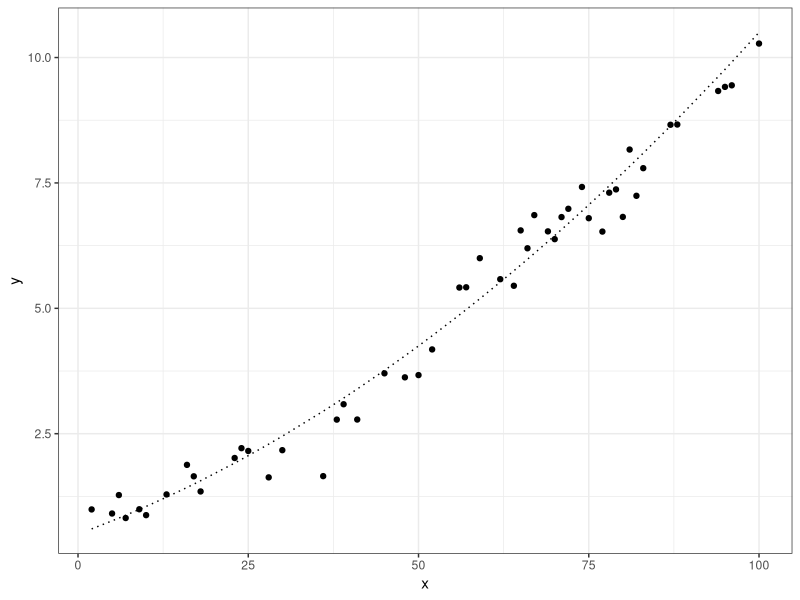
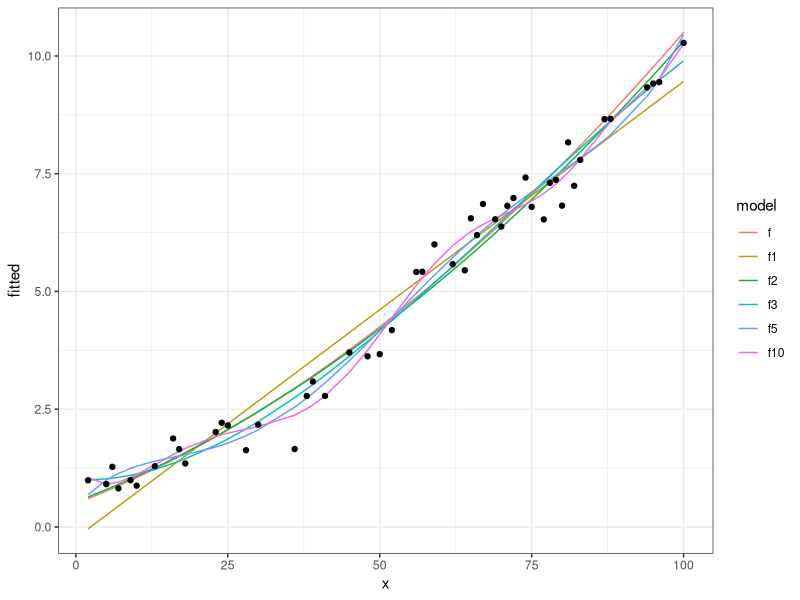
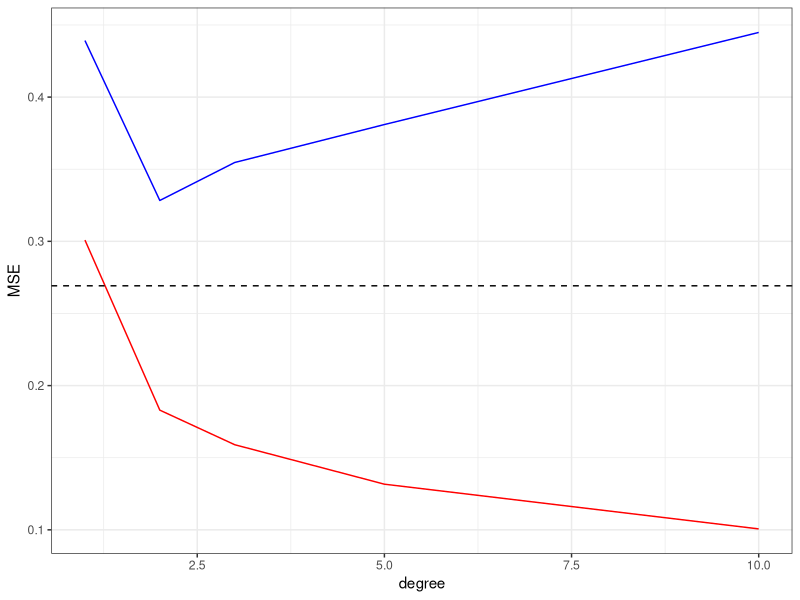

Write the R code that produced these figures, in order. (Note: this script raises an error after producing the figures.)
## ---- chunk 1
# setup
library(ggplot2)
library(tidyverse)
library(reshape2)
## ---- chunk 2
DOMAIN <- 1:100

# function linear gausian noise sd=1
f <- function(x) 0.0005*x^2 + 0.05*x + 0.5
noise <- function(x) 0.5 * rnorm(x)

data_frame(
  x = DOMAIN,
  f = f(x)
) %>%
  # adding noise
  mutate(
    y = f + noise(DOMAIN)
  ) -> dt

# separing in training and testing
idx.tr <- sample(DOMAIN,round(length(DOMAIN)/2))
dt_tr <- dt[idx.tr,]
dt_ts <- dt[-idx.tr,]

#  visualizing training data
ggplot(dt_tr, aes(x=x)) +
  geom_point(aes(y=y)) +
  geom_line(aes(y=f), linetype="dotted") +
  theme_bw()

## ---- chunk 3

degrees <- c(1,2,3,5,10)

fitPoly <- function(degree,data){
  lm(y ~ poly(x, degree, raw=TRUE), data)
}

models <- map(degrees, fitPoly, data=dt_tr)

models %>%
  map(function(model){model$fitted.values}) %>%
  set_names(paste0("f",degrees)) %>%
  as_data_frame() %>%
  cbind(dt_tr, .) -> dt_tr_fit

dt_tr_long <- dt_tr_fit %>%
  melt(id.vars="x", variable.name="model", value.name = "fitted")

ggplot(dt_tr_long) +
  geom_line(data=dt_tr_long[dt_tr_long$model!="y",], aes(x=x, y=fitted, colour=model)) +
  geom_point(data=dt_tr_long[dt_tr_long$model=="y",], aes(x=x,y=fitted)) +
  theme_bw()

## ---- chunk 4

# calc MSE from the residuals of the model
getMSE <- function(lm.model) sum(lm.model$residuals^2)/length(lm.model$residuals)

# calc MSE to the training set in a model
calcMSE <- function(lm.model, newdata){
  y_hat <- predict(lm.model, newdata=newdata)
  mse <- (1/length(y_hat))*sum( (newdata$y-y_hat)^2 )
  return(mse)
}

# performances
perf <- data_frame(
  degree = degrees,
  MSE.tr = unlist(map(models, getMSE)),
  MSE.ts = unlist(map(models, calcMSE, dt_ts))
)

MSE <- sum( (dt$y-dt$f)^2 ) / nrow(dt)

ggplot(perf,aes(x=degree)) +
  geom_line(aes(y=MSE.tr), colour="red") +
  geom_line(aes(y=MSE.ts), colour="blue") +
  geom_hline(yintercept = MSE, linetype="dashed") +
  ylab("MSE") +
  theme_bw()

## ---- chunk 5
DOMAIN <- runif(100, 1, 100)

# function linear gausian noise sd=1
f <- function(x) (-sin( (2*pi/length(DOMAIN)) * (x+10) )) * 2*x/100 + 0.001 * x
noise <- function(x) 0.3*rnorm(x)

data_frame(
  x = DOMAIN,
  f = f(x)
) %>%
  # adding noise
  mutate(
    y = f + noise(DOMAIN)
  ) -> dt

# separing in training and testing
idx.tr <- sample(DOMAIN,round(length(DOMAIN)/2))
dt_tr <- dt[idx.tr,]
dt_ts <- dt[-idx.tr,]

#  visualizing training data
ggplot(dt_tr, aes(x=x)) +
  geom_point(aes(y=y)) +
  geom_line(aes(y=f), linetype="dotted") +
  theme_bw()
## ---- chunk 6
degrees <- c(1,2,3,5,10)

models <- map(degrees, fitPoly, data=dt_tr)

models %>%
  map(function(model){model$fitted.values}) %>%
  set_names(paste0("f",degrees)) %>%
  as_data_frame() %>%
  cbind(dt_tr, .) -> dt_tr_fit

dt_tr_long <- dt_tr_fit %>%
  melt(id.vars="x", variable.name="model", value.name = "fitted")

ggplot(dt_tr_long) +
  geom_line(data=dt_tr_long[dt_tr_long$model!="y",], aes(x=x, y=fitted, colour=model)) +
  geom_point(data=dt_tr_long[dt_tr_long$model=="y",], aes(x=x,y=fitted)) +
  theme_bw()
## ---- chunk 7
# performances
perf <- data_frame(
  degree = degrees,
  MSE.tr = unlist(map(models, getMSE)),
  MSE.ts = unlist(map(models, calcMSE, dt_ts))
)

MSE <- sum( (dt$y-dt$f)^2 ) / nrow(dt)

ggplot(perf,aes(x=degree)) +
  geom_line(aes(y=MSE.tr), colour="red") +
  geom_line(aes(y=MSE.ts), colour="blue") +
  geom_hline(yintercept = MSE, linetype="dashed") +
  ylab("MSE") +
  theme_bw()
## ---- chunk 8
DOMAIN <- runif(100, 1, 100)

# function linear gausian noise sd=1
f <- function(x) -30*sin( x*(2*pi/length(DOMAIN)) ) - .01*x^2 + 15   #  (sin( (2*pi/length(DOMAIN)) * (x+10) )) * 2*x/100 + 0.001 * x
noise <- function(x) 5*rnorm(x)

data_frame(
  x = DOMAIN,
  f = f(x)
) %>%
  # adding noise
  mutate(
    y = f + noise(DOMAIN)
  ) -> dt

# separing in training and testing
idx.tr <- sample(DOMAIN,round(length(DOMAIN)/2))
dt_tr <- dt[idx.tr,]
dt_ts <- dt[-idx.tr,]

#  visualizing training data
ggplot(dt_tr, aes(x=x)) +
  geom_point(aes(y=y)) +
  geom_line(aes(y=f), linetype="dotted") +
  theme_bw()
## ---- chunk 9
degrees <- c(1,2,3,5,10)

models <- map(degrees, fitPoly, data=dt_tr)

models %>%
  map(function(model){model$fitted.values}) %>%
  set_names(paste0("f",degrees)) %>%
  as_data_frame() %>%
  cbind(dt_tr, .) -> dt_tr_fit

dt_tr_long <- dt_tr_fit %>%
  melt(id.vars="x", variable.name="model", value.name = "fitted")

ggplot(dt_tr_long) +
  geom_line(data=dt_tr_long[dt_tr_long$model!="y",], aes(x=x, y=fitted, colour=model)) +
  geom_point(data=dt_tr_long[dt_tr_long$model=="y",], aes(x=x,y=fitted)) +
  theme_bw()
## ---- chunk 10
# performances
perf <- data_frame(
  degree = degrees,
  MSE.tr = unlist(map(models, getMSE)),
  MSE.ts = unlist(map(models, calcMSE, dt_ts))
)

MSE <- sum( (dt$y-dt$f)^2 ) / nrow(dt)

ggplot(perf,aes(x=degree)) +
  geom_line(aes(y=MSE.tr), colour="red") +
  geom_line(aes(y=MSE.ts), colour="blue") +
  geom_hline(yintercept = MSE, linetype="dashed") +
  ylab("MSE") +
  theme_bw()
